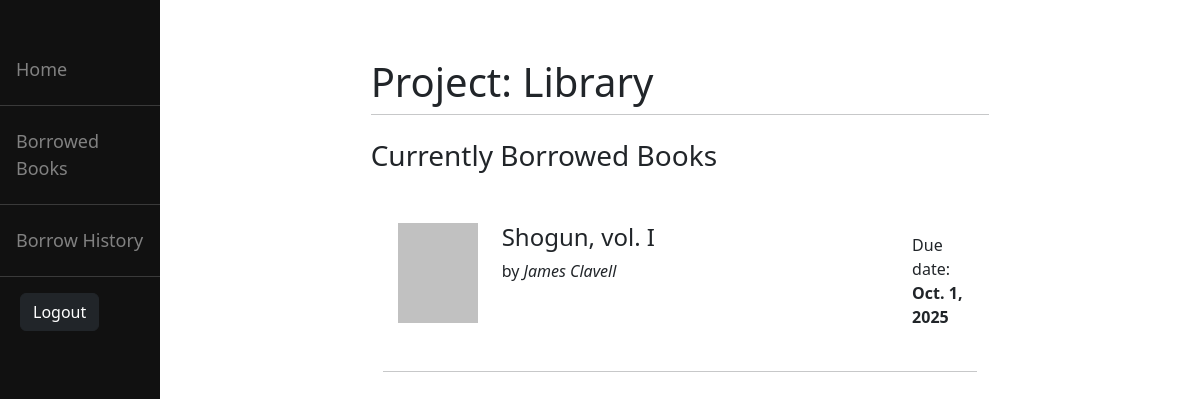
/library/borrowed/ (signed in), run on an earlier commit of the app's database.
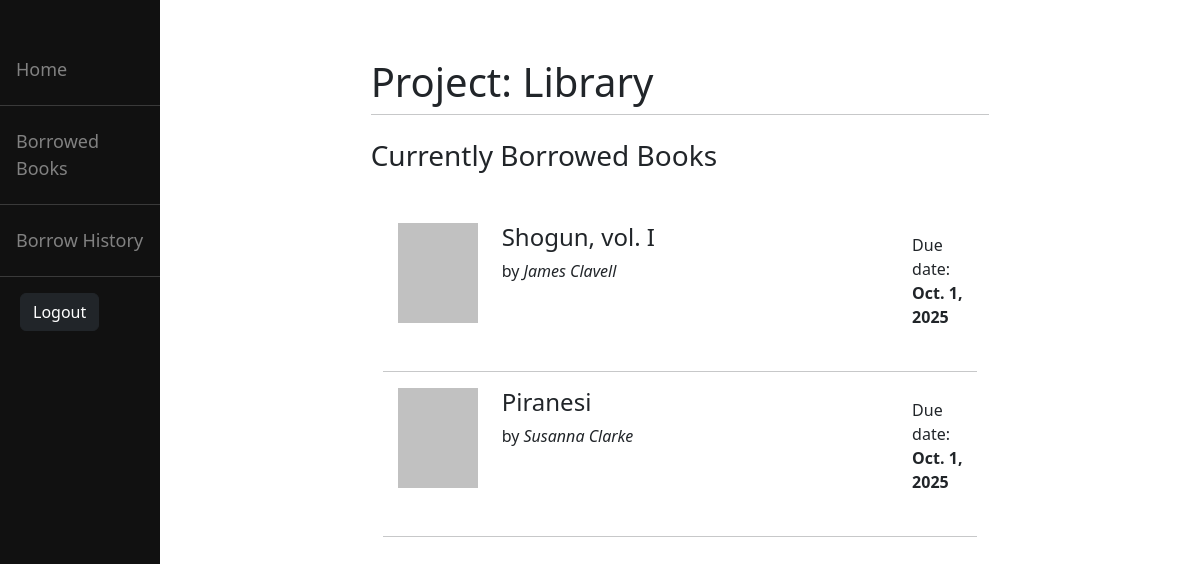
And on a later commit of the database.
### library/models.py (models this page shows, shortened)
class BorrowRecord(models.Model):
    user = models.ForeignKey(CustomUser, on_delete=models.CASCADE)
    book = models.ForeignKey(Book, on_delete=models.CASCADE)
    date_of_borrowing = models.DateField(auto_now_add=True)
    due_date = models.DateField(null=True, blank=True)
    returned = models.BooleanField(default=False)
    date_of_return = models.DateField(null=True, blank=True)

class Book(models.Model):
    title = models.CharField(max_length=200)
    author = models.CharField(max_length=200)
    publisher = models.CharField(max_length=200)
    year_of_release = models.PositiveIntegerField(default=dt.now().year)
    serial_book_number = models.CharField(max_length=13)
    description = models.TextField(blank=True)
    no_copies = models.PositiveIntegerField(default=1)
    no_available = models.PositiveIntegerField(default=1)

### library/views.py (the view)
# urls.py: path('borrowed/', views.borrowed, name="borrowed"),
@login_required
def borrowed(request):
    if not request.user.is_approved:
        print("Your account is awaiting admin approval.")
        return redirect("pending")
    brs = request.user.borrowrecord_set.all()
    return render(request, "library/borrowed.html", {"brs": brs})

### library/templates/library/borrowed.html (shortened to what this page needs)
{% extends "library/base_library.html" %}
{% block content %}
    <h3 style="margin: 20px 0 50px 0;"> Currently Borrowed Books </h3>
    {% for br in brs %}
        {% if br.returned == False %}
            <div class="container">
                <div class="row">
                    <div class="col">
                        <div style="height:100px; width:80px; background-color: #c1c1c1; margin-left:15px;"></div>
                    </div>
                    <div class="col-8">
                        <h4>{{br.book.title}}</h4>
                        <p>by <em>{{br.book.author}}</em></p>
                    </div>
                    <div class="col" style="padding: 10px">
                        <p>Due date: <br><strong>{{br.due_date}}</strong></p>
                    </div>
                </div>
                <hr>
            </div>
        {% endif %}
    {% endfor %}
{% endblock %}

What changed in the data, as far as the page shows it:
added BorrowRecord: book "Piranesi", book.author "Susanna Clarke", due_date "Oct. 1, 2025"
